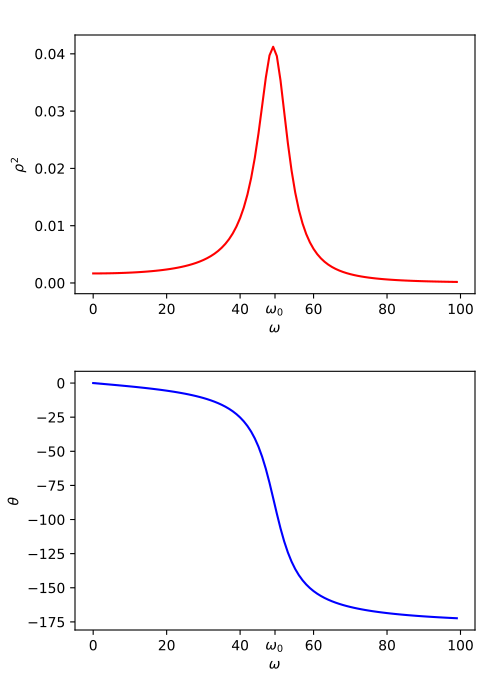

The Python source for this figure:
import numpy as np
import matplotlib.pyplot as plt

omega = np.linspace(0,99,100)
omega_0 = 49.5
gamma = 10
m = 0.01

rho2 = 1/m**2/((omega_0**2 - omega**2)**2 + gamma**2 * omega**2)
theta = np.arctan(-gamma*omega/(omega_0**2 - omega**2))

f1 = plt.figure(figsize=(5,7))

plt.subplot(211)
plt.plot(omega, rho2, 'r')
plt.xlabel('$\omega$')
plt.ylabel('$\\rho^2$')
#plt.text(49.5, -0.001, '$\omega_0$')
new_ticks = [0, 20, 40, 49.5, 60, 80, 100]
new_tick_label = ['0', '20', '40', '$\omega_0$', '60', '80', '100']
plt.gca().set_xticks(new_ticks)
plt.gca().set_xticklabels(new_tick_label)

plt.subplot(212)
plt.plot(omega, np.mod(theta/np.pi*180, -180), 'b')
plt.xlabel('$\omega$')
plt.ylabel('$\\theta$')
#plt.text(49.5, -177, '$\omega_0$')
new_ticks = [0, 20, 40, 49.5, 60, 80, 100]
new_tick_label = ['0', '20', '40', '$\omega_0$', '60', '80', '100']
plt.gca().set_xticks(new_ticks)
plt.gca().set_xticklabels(new_tick_label)
plt.subplots_adjust(left=0.15, right=0.95, bottom=0.1, top=0.95, hspace=0.3)
plt.show()

# plt.savefig('ddho.pdf')
